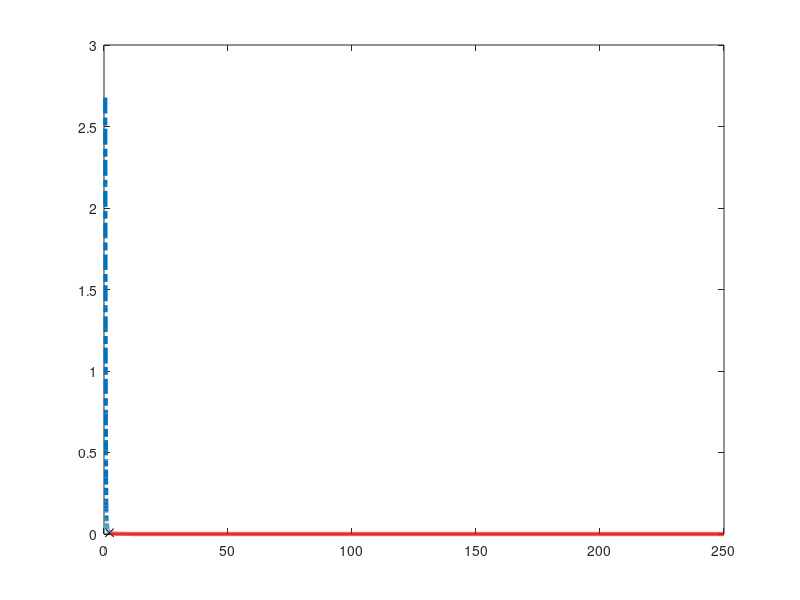

Write MATLAB code to recreate this figure. (Note: this script raises an error after producing the figure.)
clear;
load('_n095seg_del_zp','seg_zp','seg_del')
load('_n095segout.mat','seg','max_seg')

%% Coefficient = -0.95
f=figure;
% mark unused portion
plot(10.^(seg_del.x),10.^(seg_del.y),'-g')
hold on
% mark peaks
plot(10.^(seg_zp.x),10.^(seg_zp.y),'kx')
size_seg=size(seg,2);
color_list = colormap(lines(size_seg));
% plot segs
for k = 1:size_seg
    if(k==max_seg)
        plot(10.^(seg(k).faxis),10.^(seg(k).estf),'r-','LineWidth',3);
        continue;
    end
    plot(10.^(seg(k).faxis),10.^(seg(k).estf),'-.','LineWidth',3,'Color',color_list(k,:));
end

% axes
fax = f.CurrentAxes;
set(fax,'YLim',[10^-6.5,10^0.8])
set(fax,'XLim',[0.3,1000])
fax.XScale='log'
fax.YScale='log'
xticks([10^0 10^1 10^2])
yticks([10^-6  10^-4  10^-2 10^0 10^1])
xlabel('Frequency(Hz)')
ylabel('Magnitude')

% grid 
fax.XAxis.MinorTickValues = 0; 
fax.YAxis.MinorTickValues = 0;
grid minor;

%Legend
legend();
fax.Legend.String{1}='unused data'
fax.Legend.String{2}='break point'
fax.Legend.String{3}='segment 1 for est.'
fax.Legend.String{4}='segment 2 for est.'
%
str1 = ['$(' num2str(seg(1).ptg*100) '\%)$'];
str2 = ['$-' num2str(seg(2).slope_of_seg) '$' '/dec.' newline '$(' num2str(seg(2).ptg*100) '\%)$'];
annotation('textbox',[0.3 0.6 0.2 0.2],'String',str1,'FitBoxToText','on','LineStyle','none','Interpreter','latex','FontSize',14)
annotation('textbox',[0.65 0.25 0.2 0.2],'String',str2,'FitBoxToText','on','LineStyle','none','Interpreter','latex','FontSize',14)

%% Coefficient = -0.8971
clear;
load('_n08971seg_del_zp','seg_zp','seg_del')
load('_n08971segout.mat','seg','max_seg')
f=figure;
% mark unused portion
plot(10.^(seg_del.x),10.^(seg_del.y),'-g')
hold on
% mark peaks
plot(10.^(seg_zp.x),10.^(seg_zp.y),'kx')
size_seg=size(seg,2);
% plot segs
for k = 1:size_seg
    if(k==max_seg)
        plot(10.^(seg(k).faxis),10.^(seg(k).estf),'r-','LineWidth',3);
        continue;
    end
    plot(10.^(seg(k).faxis),10.^(seg(k).estf),'-.','LineWidth',3,'Color',rand(1,3));
end

% axes
fax = f.CurrentAxes;
set(fax,'YLim',[10^-11,10^0.8])
set(fax,'XLim',[0.3,1000])
fax.XScale='log'
fax.YScale='log'
xticks([10^0 10^1 10^2 10^3])
yticks([10^-10 10^-8 10^-6  10^-4  10^-2 10^0 10^1])
xlabel('Frequency(Hz)')
ylabel('Magnitude')

% grid 
fax.XAxis.MinorTickValues = 0; 
fax.YAxis.MinorTickValues = 0;
grid minor;

%Legend
legend();
fax.Legend.String{1}='unused data'
fax.Legend.String{2}='break point'
fax.Legend.String{3}='segment 1 for est.'
fax.Legend.String{4}='segment 2 for est.'
%
str1 = ['$-' num2str(seg(1).slope_of_seg) '$' '/dec.' newline '$(' num2str(seg(1).ptg*100) '\%)$'];
str2 = ['$-' num2str(seg(2).slope_of_seg) '$' '/dec.' '$(' num2str(seg(2).ptg*100) '\%)$'];
annotation('textbox',[0.2 0.45 0.2 0.2],'String',str1,'FitBoxToText','on','LineStyle','none','Interpreter','latex','FontSize',14)
annotation('textbox',[0.52 0.05 0.2 0.2],'String',str2,'FitBoxToText','on','LineStyle','none','Interpreter','latex','FontSize',14)

%% Coefficient = 0.35
clear;
load('_035seg_del_zp','seg_zp','seg_del','o_faxis','o_estf')
load('_035segout.mat','seg','max_seg')
f=figure;
% mark unused portion
plot(10.^(o_faxis),10.^(o_estf),'-g')
hold on
% mark peaks
plot(10.^(seg_zp.x),10.^(seg_zp.y),'kx')
size_seg=size(seg,2);
color_list = colormap(lines(size_seg));
marker_list = ['-.','*','--','-'];
% plot segs
for k = 1:size_seg
    if(k==max_seg)
        plot(10.^(seg(k).faxis),10.^(seg(k).estf),'r-','LineWidth',3);
        continue;
    end
    plot(10.^(seg(k).faxis),10.^(seg(k).estf),marker_list(k),'LineWidth',3,'Color',color_list(k,:));
end

% axes
fax = f.CurrentAxes;
set(fax,'YLim',[10^-6,10^1])
set(fax,'XLim',[0.3,500])
fax.XScale='log'
fax.YScale='log'
xticks([10^0 10^1 10^2 10^3])
yticks([10^-6  10^-4  10^-2 10^0 10^1])
xlabel('Frequency(Hz)')
ylabel('Magnitude')

% grid 
fax.XAxis.MinorTickValues = 0; 
fax.YAxis.MinorTickValues = 0;
grid minor;

%Legend
legend();
fax.Legend.String{1}='unused data'
fax.Legend.String{2}='segment 1.'

%
str1 = ['$-' num2str(seg(1).slope_of_seg) '$' '/dec.' '$(' num2str(seg(1).ptg*100) '\%)$'];
annotation('textbox',[0.5 0.08 0.2 0.2],'String',str1,'FitBoxToText','on','LineStyle','none','Interpreter','latex','FontSize',14)


%% Coefficient = 0.75
clear;
load('_075seg_del_zp','seg_zp','seg_del')
load('_075segout.mat','seg','max_seg')
f=figure;
% mark unused portion
plot(10.^(seg_del.x),10.^(seg_del.y),'-g')
hold on
% mark peaks
plot(10.^(seg_zp.x),10.^(seg_zp.y),'kx')
size_seg=size(seg,2);
color_list = colormap(lines(size_seg));
marker_list = ['o','*','>','-'];
% plot segs
for k = 1:size_seg
    if(k==max_seg)
        plot(10.^(seg(k).faxis),10.^(seg(k).estf),'r-','LineWidth',4);
        continue;
    end
    plot(10.^(seg(k).faxis),10.^(seg(k).estf),marker_list(k),'LineWidth',1,'Color',color_list(k,:));
end

% axes
fax = f.CurrentAxes;
set(fax,'YLim',[10^-6,10^0.8]);
set(fax,'XLim',[0.3,1000]);
fax.XScale='log';
fax.YScale='log';
xticks([10^0 10^1 10^2 10^3]);
yticks([10^-6  10^-4  10^-2 10^0 10^1]);
xlabel('Frequency(Hz)');
ylabel('Magnitude');

% grid 
fax.XAxis.MinorTickValues = 0; 
fax.YAxis.MinorTickValues = 0;
grid minor;

%Legend
legend();
fax.Legend.String{1}='unused data'
fax.Legend.String{2}='break point'
fax.Legend.String{3}='segment 1 for est.'
fax.Legend.String{4}='segment 2 for est.'
fax.Legend.String{5}='segment 3 for est.'
%
str1 = ['$(' num2str(seg(1).ptg*100) '\%)$'];
str2 = ['$(' num2str(seg(2).ptg*100) '\%)$'];
str3 = ['$-' num2str(seg(3).slope_of_seg) '$' '/dec.' '$(' num2str(seg(3).ptg*100) '\%)$'];
annotation('textbox',[0.2 0.7 0.2 0.2],'String',str1,'FitBoxToText','on','LineStyle','none','Interpreter','latex','FontSize',14)
annotation('textbox',[0.2 0.45 0.2 0.2],'String',str2,'FitBoxToText','on','LineStyle','none','Interpreter','latex','FontSize',14)
annotation('textbox',[0.53 0.08 0.2 0.2],'String',str3,'FitBoxToText','on','LineStyle','none','Interpreter','latex','FontSize',14)

swEPSfigure
swFigSize